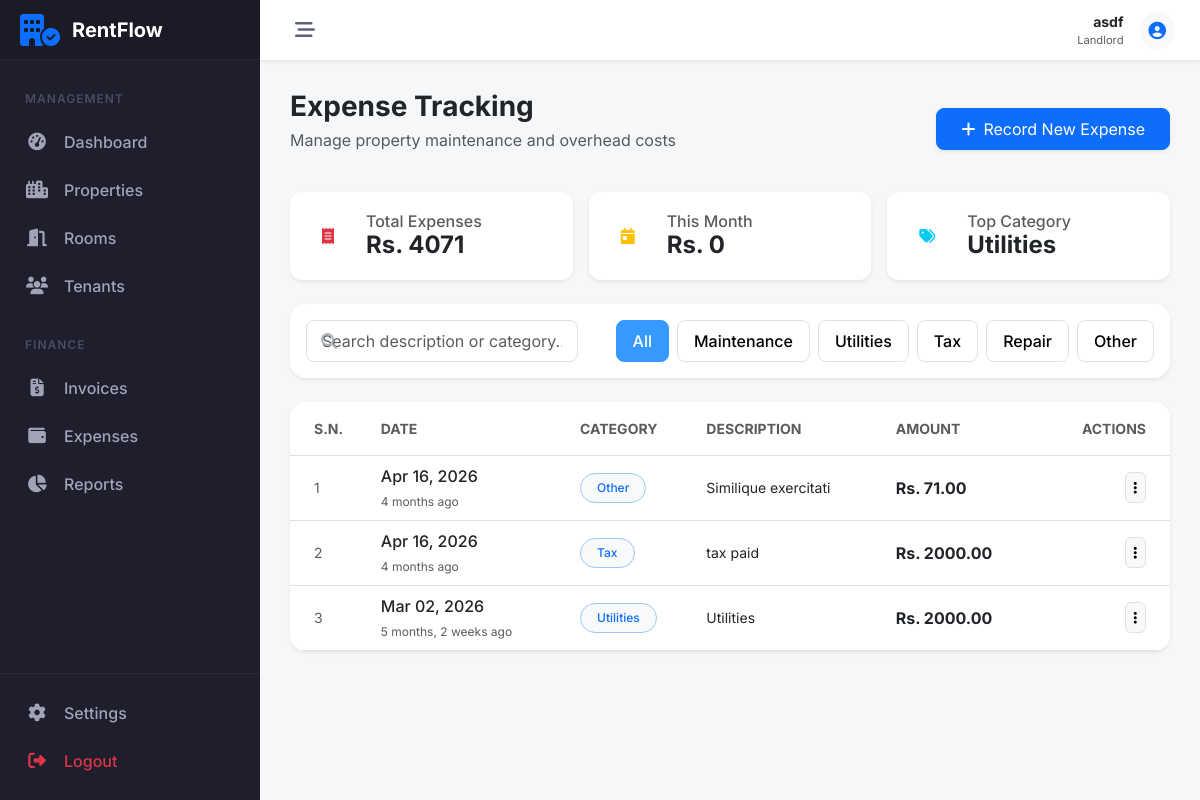
/payments/expenses/ (signed in), run on the app's committed database.
### accounts/models.py (models this page shows, shortened)
class Profile(models.Model):
    ROLE_CHOICES = (
        ('LANDLORD', 'Landlord'),
        ('TENANT', 'Tenant'),
    )
    user = models.OneToOneField(User, on_delete=models.CASCADE, related_name='profile')
    role = models.CharField(max_length=10, choices=ROLE_CHOICES, default='TENANT', db_index=True)
    phone = models.CharField(max_length=15, blank=True)
    address = models.TextField(blank=True)
    needs_password_change = models.BooleanField(default=False)
    created_at = models.DateTimeField(auto_now_add=True)
    updated_at = models.DateTimeField(auto_now=True)

### payments/models.py (models this page shows, shortened)
class Expense(models.Model):
    CATEGORY_CHOICES = (
        ('MAINTENANCE', 'Maintenance'),
        ('UTILITIES', 'Utilities'),
        ('TAX', 'Tax'),
        ('REPAIR', 'Repair'),
        ('OTHER', 'Other'),
    )
    landlord = models.ForeignKey('auth.User', on_delete=models.CASCADE)
    category = models.CharField(max_length=20, choices=CATEGORY_CHOICES)
    amount = models.DecimalField(max_digits=10, decimal_places=2)
    date = models.DateField(default=timezone.now)
    description = models.TextField(blank=True)
    created_at = models.DateTimeField(auto_now_add=True)

### payments/views.py (the view)
# urls.py: path('expenses/', ExpenseListView.as_view(), name='expense_list'),
class ExpenseListView(LandlordRequiredMixin, ListView):
    model = Expense
    template_name = 'payments/expense_list.html'
    context_object_name = 'expenses'
    def get_queryset(self):
        return Expense.objects.filter(landlord=self.request.user).order_by('-date')
    def get_context_data(self, **kwargs):
        context = super().get_context_data(**kwargs)
        expenses = self.get_queryset()
        total_expense = expenses.aggregate(total=Sum('amount'))['total'] or 0
        now = timezone.now()
        this_month_expense = expenses.filter(
            date__month=now.month,
            date__year=now.year
        ).aggregate(total=Sum('amount'))['total'] or 0
        top_category_data = expenses.values('category').annotate(
            total=Sum('amount')
        ).order_by('-total').first()
        top_category = None
        if top_category_data:
            top_category = dict(Expense.CATEGORY_CHOICES).get(top_category_data['category'])
        context.update({
            'total_expense': total_expense,
            'this_month_expense': this_month_expense,
            'top_category': top_category,
        })
        return context

### core/mixins.py (called while the page is built)
    def test_func(self):
        user = self.request.user
        return user.is_authenticated and hasattr(user, 'profile') and user.profile.role == 'LANDLORD'

### payments/templates/payments/expense_list.html (shortened to what this page needs)
{% extends 'core/base.html' %}
{% block content %}
<div class="row align-items-center mb-4">
    <div class="col-md-6">
        <h3 class="fw-bold mb-1">Expense Tracking</h3>
        <p class="text-muted">Manage property maintenance and overhead costs</p>
    </div>
    <div class="col-md-6 text-md-end">
        <a href="{% url 'payments:expense_create' %}" class="btn btn-primary px-4 py-2 rounded-3 shadow-sm">
            <i class="fa-solid fa-plus me-2"></i>Record New Expense
        </a>
    </div>
</div>
<div class="row g-3 mb-4">
    <div class="col-md-4">
        <div class="card metric-card shadow-sm">
            <div class="card-body py-3">
                <div class="d-flex align-items-center">
                    <div class="bg-light-danger p-3 rounded-3 me-3">
                        <i class="fa-solid fa-receipt text-danger"></i>
                    </div>
                    <div>
                        <h6 class="text-muted mb-0">Total Expenses</h6>
                        <h4 class="fw-bold mb-0">Rs. {{ total_expense }}</h4>
                    </div>
                </div>
            </div>
        </div>
    </div>
    <div class="col-md-4">
        <div class="card metric-card shadow-sm">
            <div class="card-body py-3">
                <div class="d-flex align-items-center">
                    <div class="bg-light-warning p-3 rounded-3 me-3">
                        <i class="fa-solid fa-calendar-day text-warning"></i>
                    </div>
                    <div>
                        <h6 class="text-muted mb-0">This Month</h6>
                        <h4 class="fw-bold mb-0">Rs. {{ this_month_expense }}</h4>
                    </div>
                </div>
            </div>
        </div>
    </div>
    <div class="col-md-4">
        <div class="card metric-card shadow-sm">
            <div class="card-body py-3">
                <div class="d-flex align-items-center">
                    <div class="bg-light-info p-3 rounded-3 me-3">
                        <i class="fa-solid fa-tags text-info"></i>
                    </div>
                    <div>
                        <h6 class="text-muted mb-0">Top Category</h6>
                        <h4 class="fw-bold mb-0">{{ top_category|default:"N/A" }}</h4>
                    </div>
                </div>
            </div>
        </div>
    </div>
</div>
<div class="card shadow-sm border-0 rounded-4 mb-4">
    <div class="card-body p-3">
        <div class="row g-3 align-items-center">
            <div class="col-lg-4 col-md-12">
                <div class="search-container">
                    <i class="fa-solid fa-magnifying-glass"></i>
                    <input type="text" id="expenseSearch" class="form-control search-input"
                        placeholder="Search description or category...">
                </div>
            </div>
            <div class="col-lg-8 col-md-12 text-md-end">
                <div class="d-flex gap-2 justify-content-lg-end overflow-auto pb-1 pb-lg-0">
                    <button class="filter-btn active" data-category="all">All</button>
                    <button class="filter-btn" data-category="maintenance">Maintenance</button>
                    <button class="filter-btn" data-category="utilities">Utilities</button>
                    <button class="filter-btn" data-category="tax">Tax</button>
                    <button class="filter-btn" data-category="repair">Repair</button>
                    <button class="filter-btn" data-category="other">Other</button>
                </div>
            </div>
        </div>
    </div>
</div>
<div class="card table-card shadow-sm">
    <div class="table-responsive">
        <table class="table table-hover align-middle mb-0" id="expenseTable">
            <thead class="bg-light">
                <tr>
                    <th class="ps-4 py-3 text-muted small text-uppercase fw-bold">S.N.</th>
                    <th class="py-3 text-muted small text-uppercase fw-bold">Date</th>
                    <th class="py-3 text-muted small text-uppercase fw-bold">Category</th>
                    <th class="py-3 text-muted small text-uppercase fw-bold">Description</th>
                    <th class="py-3 text-muted small text-uppercase fw-bold">Amount</th>
                    <th class="py-3 text-muted small text-uppercase fw-bold text-end pe-4">Actions</th>
                </tr>
            </thead>
            <tbody>
                {% for expense in expenses %}
                <tr class="expense-row"
                    data-search="{{ expense.description|lower }} {{ expense.get_category_display|lower }}"
                    data-category="{{ expense.category|lower }}">
                    <td class="ps-4 text-muted small">{{ forloop.counter }}</td>
                    <td>
                        <div class="fw-medium text-dark">{{ expense.date|date:"M d, Y" }}</div>
                        <small class="text-muted" style="font-size: 0.75rem;">{{ expense.date|timesince }} ago</small>
                    </td>
                    <td>
                        <span class="badge bg-light text-primary border border-primary-subtle rounded-pill px-3 py-2 fw-medium">
                            {{ expense.get_category_display }}
                        </span>
                    </td>
                    <td>
                        <div class="text-dark small">{{ expense.description|default:"No description provided" }}</div>
                    </td>
                    <td class="fw-bold text-dark">
                        Rs. {{ expense.amount }}
                    </td>
                    <td class="text-end pe-4">
                        <div class="dropdown">
                            <button class="btn btn-sm btn-light rounded-2 border" type="button" data-bs-toggle="dropdown">
                                <i class="fa-solid fa-ellipsis-vertical"></i>
                            </button>
                        </div>
                    </td>
                </tr>
                {% endfor %}
            </tbody>
        </table>
    </div>
</div>
{% endblock %}

### core/templates/core/base.html (shortened to what this page needs)
<!DOCTYPE html>
<html lang="en">
<head>
    <link href="https://cdn.jsdelivr.net/npm/bootstrap@5.3.0/dist/css/bootstrap.min.css" rel="stylesheet">
    <link rel="stylesheet" href="https://cdnjs.cloudflare.com/ajax/libs/font-awesome/6.5.1/css/all.min.css">
</head>
<body>
    {% if user.is_authenticated %}
    <aside id="sidebar">
        <div class="sidebar-logo">
            <i class="fa-solid fa-building-circle-check fa-2x text-primary"></i>
            <span class="logo-text">RentFlow</span>
        </div>
        <div class="sidebar-nav">
            {% if user.profile.role == 'LANDLORD' %}
            <div class="nav-header">Management</div>
            <a href="{% url 'dashboard:landlord_dash' %}"
                class="nav-link-custom {% if 'dashboard' in request.resolver_match.view_name %}active{% endif %}">
                <i class="fa-solid fa-gauge-high"></i>
                <span>Dashboard</span>
            </a>
            <div class="nav-item">
                <a class="nav-link-custom" data-bs-toggle="collapse" href="#collapse-properties" role="button"
                    aria-expanded="false" aria-controls="collapse-properties">
                    <i class="fa-solid fa-city"></i>
                    <span>Properties</span>
                </a>
            </div>
            <div class="nav-item">
                <a class="nav-link-custom" data-bs-toggle="collapse" href="#collapse-rooms" role="button"
                    aria-expanded="false" aria-controls="collapse-rooms">
                    <i class="fa-solid fa-door-open"></i>
                    <span>Rooms</span>
                </a>
            </div>
            <div class="nav-item">
                <a class="nav-link-custom" data-bs-toggle="collapse" href="#collapse-tenants" role="button"
                    aria-expanded="false" aria-controls="collapse-tenants">
                    <i class="fa-solid fa-users"></i>
                    <span>Tenants</span>
                </a>
            </div>
            <div class="nav-header mt-3">Finance</div>
            <div class="nav-item">
                <a class="nav-link-custom" data-bs-toggle="collapse" href="#collapse-invoices" role="button"
                    aria-expanded="false" aria-controls="collapse-invoices">
                    <i class="fa-solid fa-file-invoice-dollar"></i>
                    <span>Invoices</span>
                </a>
            </div>
            <div class="nav-item">
                <a class="nav-link-custom" data-bs-toggle="collapse" href="#collapse-expenses" role="button"
                    aria-expanded="false" aria-controls="collapse-expenses">
                    <i class="fa-solid fa-wallet"></i>
                    <span>Expenses</span>
                </a>
            </div>
            <a href="{% url 'payments:financial_report' %}"
                class="nav-link-custom {% if 'report' in request.resolver_match.view_name %}active{% endif %}">
                <i class="fa-solid fa-chart-pie"></i>
                <span>Reports</span>
            </a>
            {% endif %}
        </div>
        <div class="sidebar-footer">
            <a href="#" class="nav-link-custom">
                <i class="fa-solid fa-gear"></i>
                <span>Settings</span>
            </a>
            <a href="javascript:void(0)" onclick="document.getElementById('logout-form').submit()"
                class="nav-link-custom text-danger">
                <i class="fa-solid fa-right-from-bracket"></i>
                <span>Logout</span>
            </a>
        </div>
    </aside>
    <div id="main-wrapper">
        <header id="topbar">
            <button class="toggle-btn" id="sidebar-toggle">
                <i class="fa-solid fa-bars-staggered"></i>
            </button>
            <div class="ms-auto d-flex align-items-center">
                <div class="me-3 d-none d-md-block text-end">
                    <div class="fw-bold small text-dark">{{ user.username }}</div>
                    <div class="text-muted small" style="font-size: 0.7rem;">{{ user.profile.get_role_display }}</div>
                </div>
                <div class="dropdown">
                    <a href="#" class="btn btn-light btn-sm rounded-circle p-2" data-bs-toggle="dropdown">
                    </a>
                </div>
            </div>
        </header>
        <main id="content-area">
            {% block content %}{% endblock %}
        </main>
    </div>
    {% endif %}
</body>
</html>

### payments/templates/payments/expense_list.html (style rules this page uses)
.metric-card { border: none; border-radius: 12px; transition: transform 0.3s ease; background: #fff; }
.search-container { position: relative; }
.search-container i { position: absolute; left: 15px; top: 50%; transform: translateY(-50%); color: #adb5bd; }
.search-input { padding-left: 45px; border-radius: 10px; border: 1px solid #e0e0e0; height: 42px; }
.filter-btn { border-radius: 8px; padding: 8px 16px; font-weight: 500; transition: all 0.2s; border: 1px solid #e0e0e0; background: #fff; white-space: nowrap; }
.filter-btn.active { background: #3699ff; color: #fff; border-color: #3699ff; }
.table-card { border: none; border-radius: 16px; overflow: hidden; }
.expense-row { transition: background-color 0.2s; }

### core/templates/core/base.html (style rules this page uses)
:root { --sidebar-width: 260px; --sidebar-collapsed-width: 70px; --sidebar-bg: #1e1e2d; --sidebar-hover: #2b2b40; --sidebar-active: #3699ff; --topbar-height: 60px; --transition-speed: 0.3s; }
body { font-family: 'Inter', sans-serif; background-color: #f5f7f9; overflow-x: hidden; }
#sidebar { width: var(--sidebar-width); height: 100vh; position: fixed; left: 0; top: 0; background: var(--sidebar-bg); color: #a2a3b7; transition: all var(--transition-speed) ease-in-out; z-index: 1000; display: flex; flex-direction: column; }
.sidebar-logo { padding: 20px; height: var(--topbar-height); display: flex; align-items: center; border-bottom: 1px solid rgba(255, 255, 255, 0.05); background: rgba(0, 0, 0, 0.1); overflow: hidden; white-space: nowrap; }
.logo-text { font-weight: 700; font-size: 1.25rem; color: #fff; margin-left: 12px; transition: opacity var(--transition-speed); }
.sidebar-nav { padding: 20px 0; flex-grow: 1; overflow-y: auto; overflow-x: hidden; }
.nav-header { padding: 10px 25px; font-size: 0.75rem; text-transform: uppercase; font-weight: 600; letter-spacing: 1px; color: #4b4b62; }
.nav-link-custom { display: flex; align-items: center; padding: 12px 25px; color: #a2a3b7; text-decoration: none; transition: all 0.2s; white-space: nowrap; position: relative; }
.nav-link-custom i { width: 24px; font-size: 1.1rem; text-align: center; }
.nav-link-custom span { margin-left: 15px; font-weight: 500; transition: opacity var(--transition-speed); }
#main-wrapper { margin-left: var(--sidebar-width); min-height: 100vh; transition: all var(--transition-speed) ease-in-out; display: flex; flex-direction: column; }
#topbar { height: var(--topbar-height); background: #fff; box-shadow: 0 0.125rem 0.25rem rgba(0, 0, 0, 0.075); display: flex; align-items: center; padding: 0 25px; position: sticky; top: 0; z-index: 999; }
.toggle-btn { background: transparent; border: none; font-size: 1.25rem; color: #5e6278; cursor: pointer; padding: 5px 10px; border-radius: 4px; }
#content-area { padding: 30px; flex-grow: 1; }
.form-control { border-radius: 8px; padding: 12px 15px; }
.sidebar-footer { border-top: 1px solid rgba(255, 255, 255, 0.05); padding: 15px 0; }

### data on the page
Expense: date "Apr 16, 2026", date "4 months", category "Other", description "Similique exercitati", amount "71.00"
Expense: date "Apr 16, 2026", date "4 months", category "Tax", description "tax paid", amount "2000.00"
Expense: date "Mar 02, 2026", date "5 months, 2 weeks", category "Utilities", description "Utilities", amount "2000.00"

### other printed values
{{ user.username }} "asdf"
{{ user.profile.get_role_display }} "Landlord"
{{ total_expense }} "4071"
{{ this_month_expense }} "0"
{{ top_category|default:"N/A" }} "Utilities"
